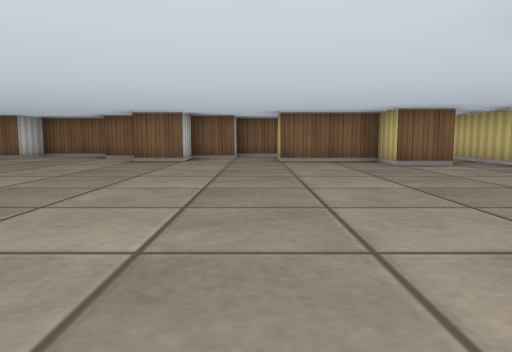
View 1 (above)

16 first-person views from a walk through a cub3D ray-caster map. The camera is about half as high as the walls, tilts 6° down and sees 70° across. The floor is counted in squares. Each view is taken from the middle of a square. On the plan, view 1 faces up. The plan holds only what a view shows up to about 9 squares ahead; the rest is blank.

View 2
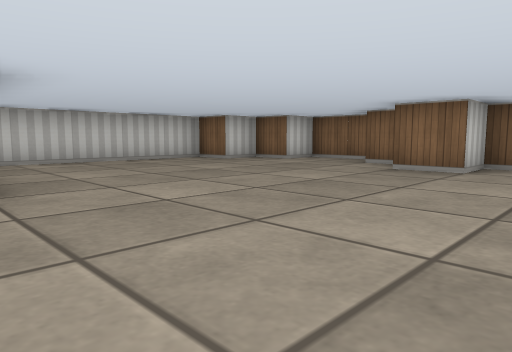

View 3
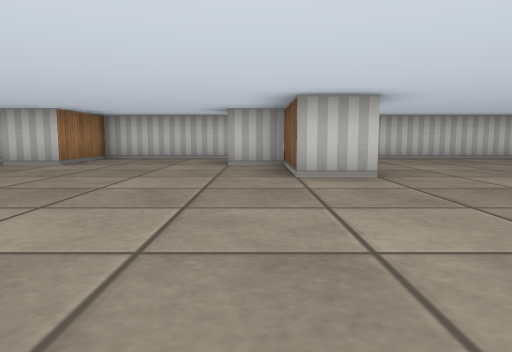

View 4
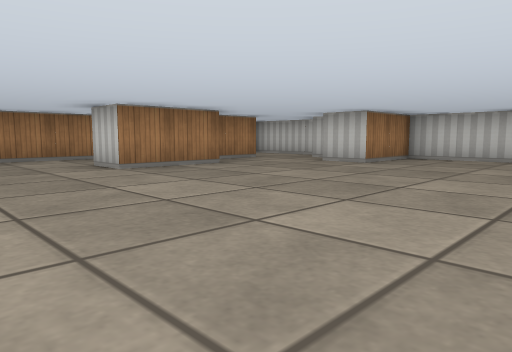

View 5
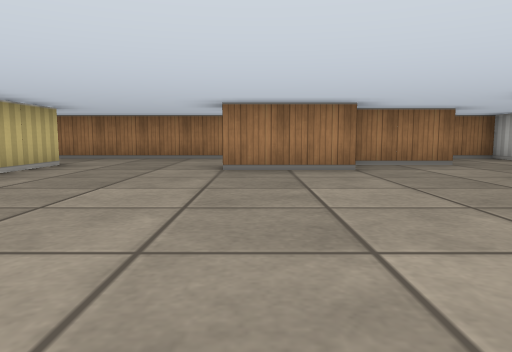

View 6
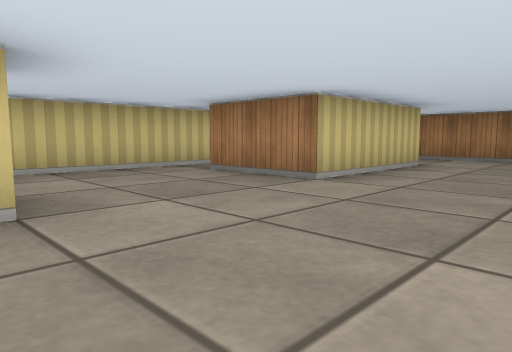

View 7
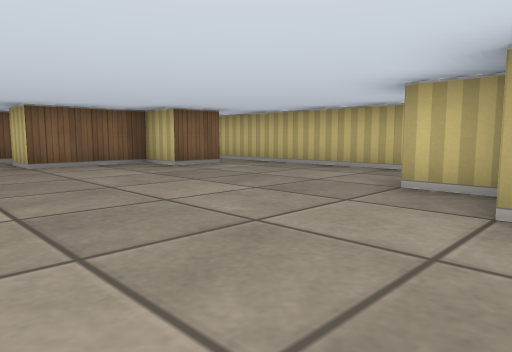

View 8
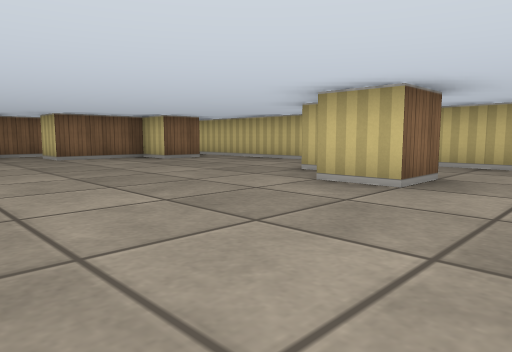

View 9
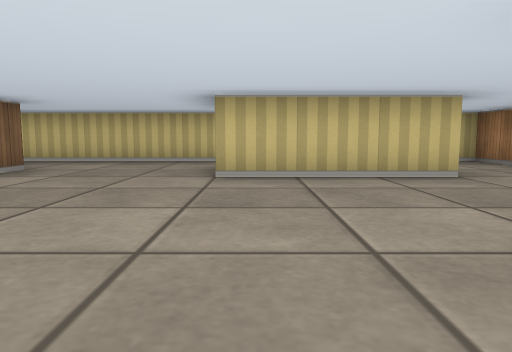

View 10
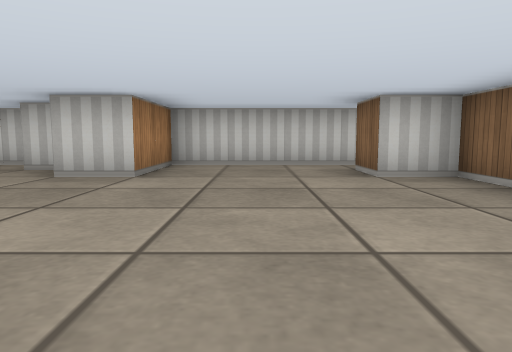

View 11
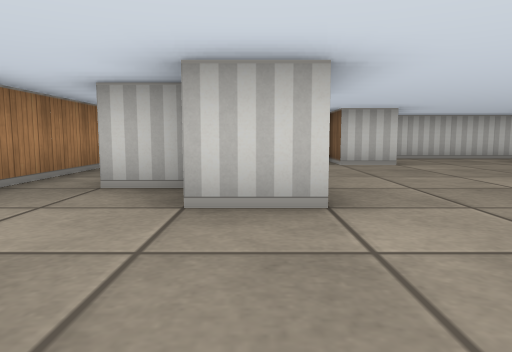

View 12
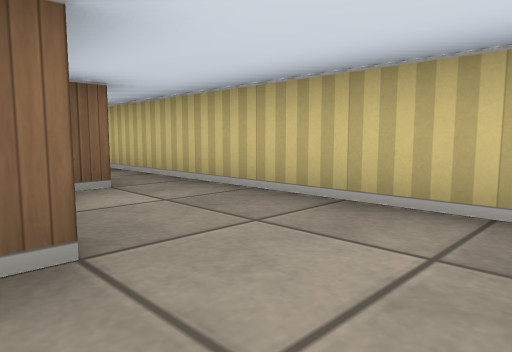

View 13
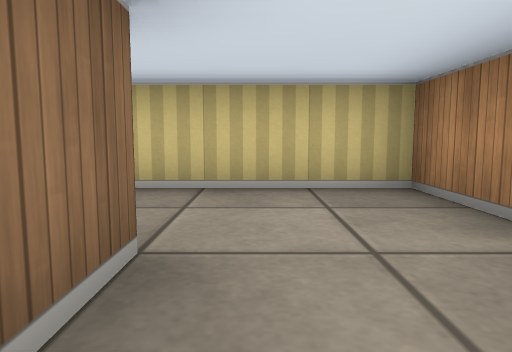

View 14
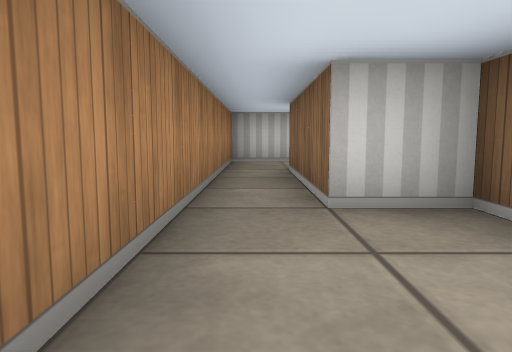

View 15
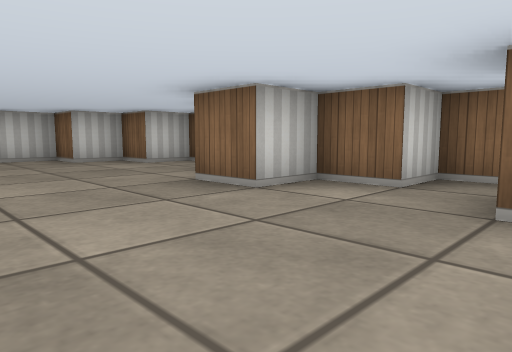

View 16
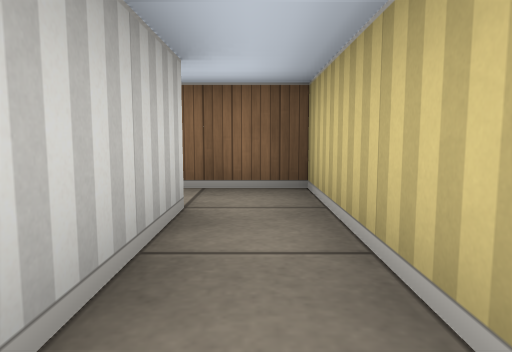

### Floor plan
Points are (right, up) in squares from view 1. A wall is a line through its corners. A room is listed if a view was taken in it or the views show most of it. See-through windows are left out.
Room 1 (views 1, 2, 3, 4, 5, 6, 7, 8, 9, 10, 11, 13, 14, 15, 16)
walls: (-3.5, 2.6) (-3.5, 1.5) (-5.5, 1.5) (-5.5, 0.5) (-6.5, 0.5); (2.5, 1.6) (2.5, 2.5); (2.6, 0.5) (1.5, 0.5) (1.5, 1.5); (-7.5, 1) (-7.5, -2.5) (-5.5, -2.5) (-5.5, -3.5) (-6.5, -3.5); (-3.6, -4.5) (-1.5, -4.5) (-1.5, -5.5); (-2, -5.5) (-2.5, -5.5) (-2.5, -6.5) (-5.5, -6.5); (-6.5, -4) (-6.5, -4.5); (1.5, -5.5) (1.5, -2.5) (3.5, -2.5); (-5.6, -5.5) (-3.8, -5.5); (-2.8, 8.5) (-3.5, 8.5); (-0.5, 8.5) (-1.5, 8.5) (-1.5, 7.5) (-2.5, 7.5); (3.5, 6.5) (2.5, 6.5) (2.5, 7.5) (0.5, 7.5); (4.5, -3.5) (4.5, 6.5); (-7.5, -5.1) (-7.5, -7.5) (1.5, -7.5); (-4, 9.5) (-5.5, 9.5) (-5.5, 8.5) (-6.5, 8.5) (-6.5, 7.5) (-7.5, 7.5) (-7.5, 3.2)
ways out: opening at (2, -6.5) to room 2; opening at (4, -4) to room 2; opening at (0, 8) to room 3; opening at (4, 7.5) to room 3
Room 2 (view 12)
walls: (2.6, -5.5) (1.5, -5.5); (1.5, -7.5) (4.5, -7.5) (4.5, -3.5); (3.6, -3.5) (3.1, -3.5)
ways out: opening at (2, -6.5) to room 1; opening at (4, -4) to room 1
Room 3 (no view inside)
walls: (0.8, 9.5) (-0.5, 9.5) (-0.5, 8.5); (3.5, 8.5) (3.5, 6.5); (0.5, 7.5) (0.5, 8.5); (4.5, 6.5) (4.5, 9.5) (3.2, 9.5)
ways out: opening at (0, 8) to room 1; opening at (4, 7.5) to room 1

Positions as (right, up) in squares from view 1, and headings:
1: (0, 0), facing up
2: (0, 2), facing up-left
3: (1, 1), facing left
4: (1, 1), facing down-left
5: (-2, 1), facing down
6: (-1, 1), facing down-right
7: (-1, 1), facing up-right
8: (-2, -1), facing up-right
9: (-3, -3), facing right
10: (-1, -1), facing left
11: (1, -5), facing left
12: (2, -7), facing up-right
13: (1, -6), facing right
14: (0, -7), facing left
15: (1, 5), facing up-left
16: (4, 6), facing up
